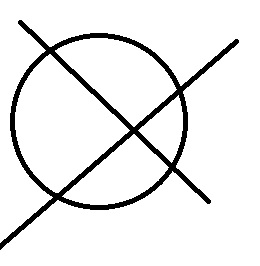
#> input picture Inteligencia Artificial/TP4_consigna_3/img/img1.jpg, 260 x 266 px, found by its file name
$ python tp4_3_1.py
#> lines starting #> are read from the running program, lines starting #| are printed output that depends on the picture; after the words box and inside, x2 and y2 are one past the last pixel; in counts of white or black regions, pixels touching at a corner belong together
import cv2
import numpy as np
import matplotlib.pyplot as plt

imagen = cv2.imread("TP4_consigna_3/img/img1.jpg", cv2.IMREAD_GRAYSCALE)
#> imagen is the input picture: shape (266, 260); min 0, max 255, mean 234.8

imagen_suavizada = cv2.medianBlur(imagen, 5)

circulos = cv2.HoughCircles(
    imagen_suavizada,
    cv2.HOUGH_GRADIENT,
    dp=1.2,
    minDist=50,
    param1=50,
    param2=40,
    minRadius=80,
    maxRadius=100
)
#> circulos = [[101.4, 121.8, 86.12]]

imagen_con_circulos = cv2.cvtColor(imagen, cv2.COLOR_GRAY2BGR)

if circulos is not None:
    circulos = np.round(circulos[0, :]).astype("int")
#> circulos = [[101, 122, 86]]
    for (x, y, radio) in circulos:
        cv2.circle(imagen_con_circulos, (x, y), radio, (0, 255, 0), 2)
        cv2.circle(imagen_con_circulos, (x, y), 3, (0, 0, 255), 3)
#> this loop made 1 pass
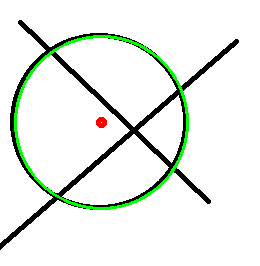
#> imagen_con_circulos: shape (266, 260, 3); 2.45% of pixels changed, all inside (x1, y1, x2, y2) = (14, 35, 189, 210)

fig, (ax1, ax2) = plt.subplots(1, 2, figsize=(10, 5))
ax1.imshow(imagen, cmap="gray")
ax1.set_title("Imagen Original")
ax1.axis("off")

ax2.imshow(imagen_con_circulos)
ax2.set_title("Circunferencias Detectadas")
ax2.axis("off")

plt.show()
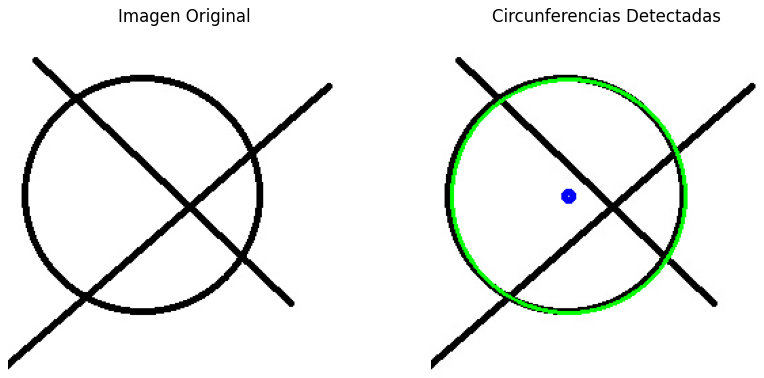
#> figure drawn by matplotlib, 2 panels; B, G, R data is drawn as R, G, B

$ run again, with Inteligencia Artificial/TP4_consigna_3/img/img2.jpg copied over Inteligencia Artificial/TP4_consigna_3/img/img1.jpg
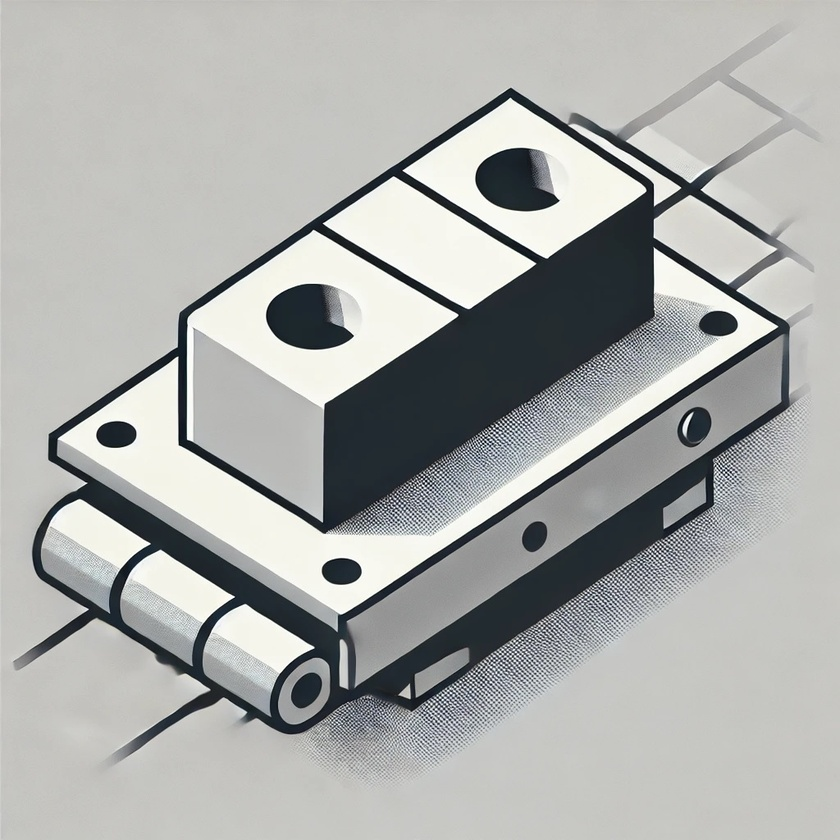
#> input picture Inteligencia Artificial/TP4_consigna_3/img/img2.jpg, 840 x 840 px, shrunk from 1024 x 1024 before the run, found by its file name
#> circulos = None
#> `plt.show()`:
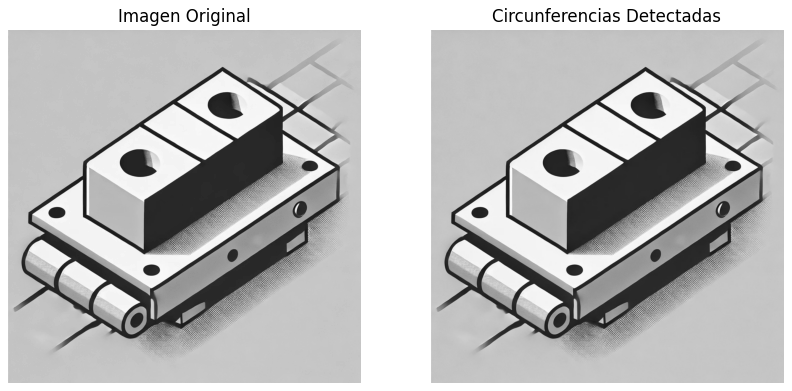
#> figure drawn by matplotlib, 2 panels

$ run again, with Inteligencia Artificial/TP4_consigna_3/img/img3.jpg copied over Inteligencia Artificial/TP4_consigna_3/img/img1.jpg
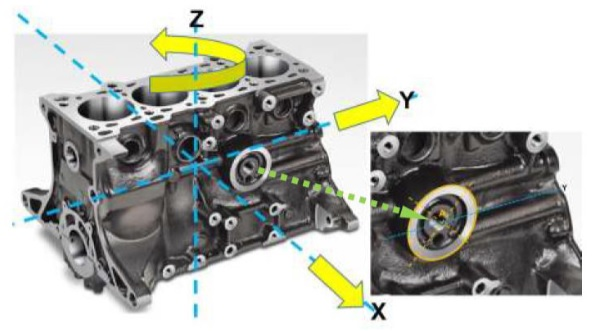
#> input picture Inteligencia Artificial/TP4_consigna_3/img/img3.jpg, 614 x 331 px, found by its file name
#> `imagen_suavizada = cv2.medianBlur(imagen, 5)`:
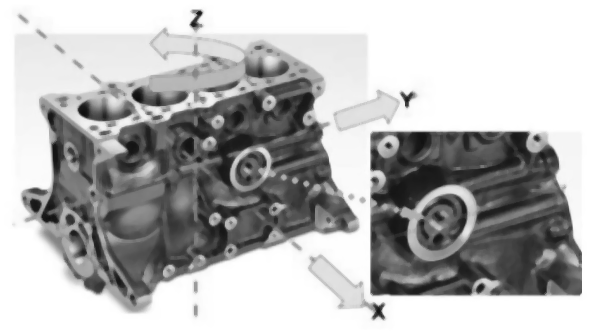
#> imagen_suavizada: shape (331, 614); min 15, max 255, mean 182.7
#> circulos = None
#> `plt.show()`:
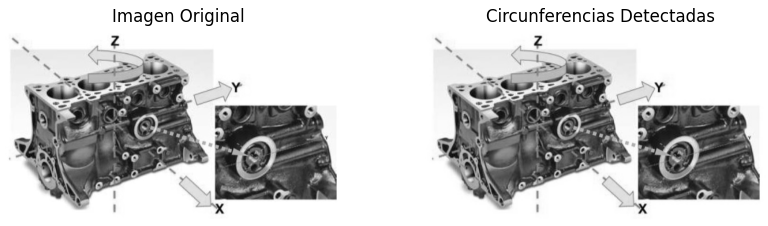
#> figure drawn by matplotlib, 2 panels
